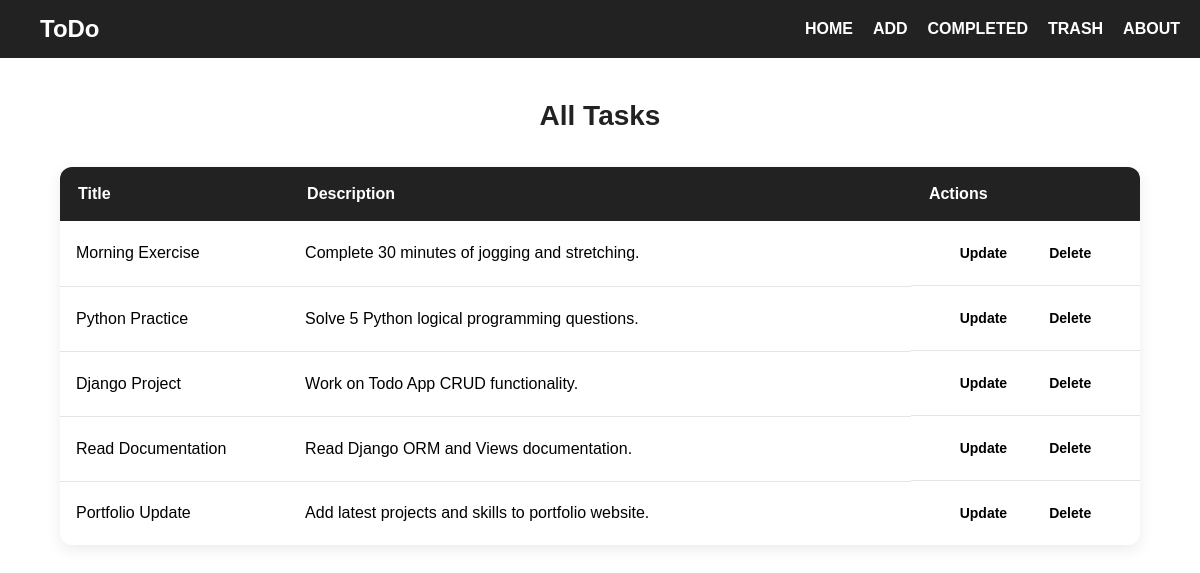
The page / on the database its author committed.
### base/models.py (models this page shows)
class TaskModel(models.Model):
    title = models.CharField(max_length=100)
    description = models.TextField()

### base/views.py (the view)
# urls.py: path('', home, name='home'),
def home(request):
    data = TaskModel.objects.all()
    return render(request, 'home.html', {'data': data})

### base/templates/home.html
{% extends 'main.html' %} {% block content %}
<div class="container">
  <h1 class="heading">All Tasks</h1>
  <table class="tasktable">
    <thead>
      <tr>
        <th class="titlecol">Title</th>
        <th class="desccol">Description</th>
        <th class="actionhead">Actions</th>
      </tr>
    </thead>
    <tbody>
      {% for task in data %}
      <tr>
        <td>{{ task.title }}</td>
        <td>{{ task.description }}</td>
        <td class="actioncol">
          <a href="{% url 'update' task.id %}" class="editbtn">Update</a>
          <a href="{% url 'delete' task.id %}" class="deletebtn">Delete</a>
        </td>
      </tr>
      {% empty %}
      <tr>
        <td colspan="4">No Tasks Available</td>
      </tr>
      {% endfor %}
    </tbody>
  </table>
</div>
{% endblock %}

### templates/main.html (shortened to what this page needs)
{% load static %}
<!doctype html>
<html>
  <head>
    <link rel="stylesheet" href="{% static 'css/style.css' %}" />
  </head>
  <body>
    {% include 'nav.html' %} {% block content %} {% endblock %}
  </body>
</html>

### templates/nav.html
{% load static %}
<nav class="navbar">
    <div class="logo">
        <h1>ToDo</h1>
    </div>
    <div class="navlinks">
        <a href="{% url 'home' %}">HOME</a>
        <a href="{% url 'add' %}">ADD</a>
        <a href="{% url 'completed' %}">COMPLETED</a>
        <a href="{% url 'trash' %}">TRASH</a>
        <a href="{% url 'about' %}">ABOUT</a>
    </div>
</nav>

### static/css/style.css (style rules this page uses)
body { margin: 0; padding-top: 60px; font-family: Arial, sans-serif; background: white; }
.navbar { position: fixed; top: 0; left: 0; width: 95%; z-index: 1000; display: flex; justify-content: space-between; align-items: center; padding: 15px 40px; background: #222; }
.logo h1 { color: white; margin: 0; }
.navlinks { display: flex; gap: 20px; }
.navlinks a { color: white; text-decoration: none; font-weight: bold; transition: 0.3s; }
.container { width: 90%; margin: 40px auto; }
.heading { text-align: center; font-size: 28px; margin-bottom: 35px; color: #222; }
.tasktable { width: 100%; border-collapse: collapse; background: white; border-radius: 12px; overflow: hidden; box-shadow: 0 5px 15px rgba(0, 0, 0, 0.08); }
.tasktable th { background: #222; color: white; padding: 18px; text-align: left; }
.tasktable td { padding: 16px; text-align: left; border-bottom: 1px solid #e5e5e5; }
.tasktable tr:last-child td { border-bottom: none; }
.tasktable { width: 100%; table-layout: fixed; }
.titlecol { width: 20%; }
.desccol { width: 60%; }
.actionhead { width: 20%; }
.actioncol { display: flex; justify-content: center; align-items: center; gap: 10px; }
.editbtn { text-decoration: none; color: rgb(0, 0, 0); padding: 8px 16px; border-radius: 6px; font-size: 14px; font-weight: 600; }
.deletebtn { text-decoration: none; color: rgb(0, 0, 0); padding: 8px 16px; border-radius: 6px; font-size: 14px; font-weight: 600; }

### rows shown on the page
TaskModel: title "Morning Exercise", description "Complete 30 minutes of jogging and stretching."
TaskModel: title "Python Practice", description "Solve 5 Python logical programming questions."
TaskModel: title "Django Project", description "Work on Todo App CRUD functionality."
TaskModel: title "Read Documentation", description "Read Django ORM and Views documentation."
TaskModel: title "Portfolio Update", description "Add latest projects and skills to portfolio website."
